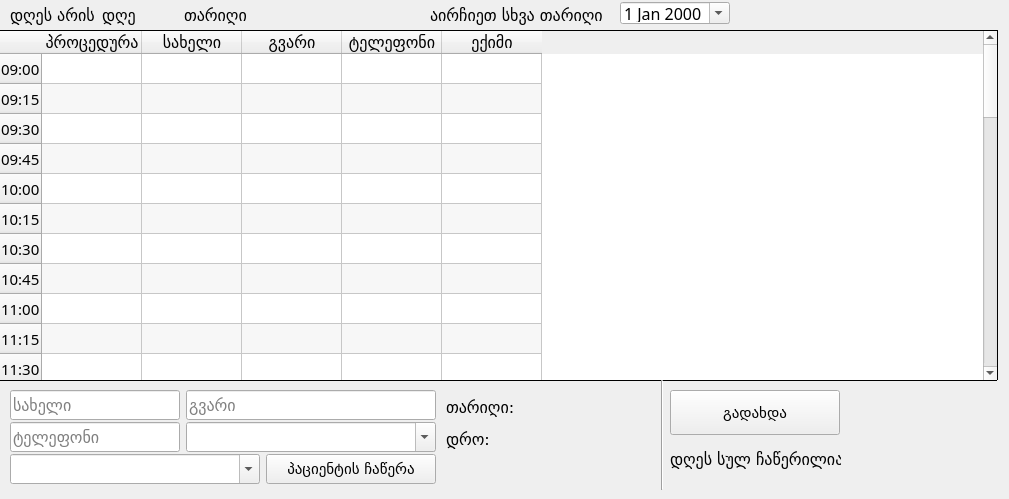
    <widget class="QWidget" name="cos">
     <attribute name="title">
      <string>კოსმეტოლოგია</string>
     </attribute>
     <widget class="QLineEdit" name="cos_fname">
      <property name="geometry">
       <rect>
        <x>10</x>
        <y>390</y>
        <width>170</width>
        <height>30</height>
       </rect>
      </property>
      <property name="palette">
       <palette>
        <active/>
        <inactive/>
        <disabled/>
       </palette>
      </property>
      <property name="font">
       <font>
        <family>BPG Nino Mtavruli</family>
        <pointsize>12</pointsize>
       </font>
      </property>
      <property name="styleSheet">
       <string notr="true"/>
      </property>
      <property name="placeholderText">
       <string>სახელი</string>
      </property>
     </widget>
     <widget class="QLineEdit" name="cos_lname">
      <property name="geometry">
       <rect>
        <x>186</x>
        <y>390</y>
        <width>250</width>
        <height>30</height>
       </rect>
      </property>
      <property name="font">
       <font>
        <family>BPG Nino Mtavruli</family>
        <pointsize>12</pointsize>
       </font>
      </property>
      <property name="placeholderText">
       <string>გვარი</string>
      </property>
     </widget>
     <widget class="QPushButton" name="cos_make_an_appointment_button">
      <property name="geometry">
       <rect>
        <x>266</x>
        <y>454</y>
        <width>170</width>
        <height>30</height>
       </rect>
      </property>
      <property name="font">
       <font>
        <family>BPG Nino Mtavruli</family>
        <pointsize>11</pointsize>
       </font>
      </property>
      <property name="text">
       <string>პაციენტის ჩაწერა</string>
      </property>
     </widget>
     <widget class="QComboBox" name="cos_zone">
      <property name="geometry">
       <rect>
        <x>186</x>
        <y>422</y>
        <width>250</width>
        <height>30</height>
       </rect>
      </property>
      <property name="font">
       <font>
        <family>BPG Nino Mtavruli</family>
        <pointsize>12</pointsize>
       </font>
      </property>
      <property name="whatsThis">
       <string/>
      </property>
      <property name="editable">
       <bool>true</bool>
      </property>
     </widget>
     <widget class="QComboBox" name="cos_doctor">
      <property name="geometry">
       <rect>
        <x>10</x>
        <y>454</y>
        <width>250</width>
        <height>30</height>
       </rect>
      </property>
      <property name="font">
       <font>
        <family>BPG Nino Mtavruli</family>
        <pointsize>12</pointsize>
       </font>
      </property>
      <property name="editable">
       <bool>true</bool>
      </property>
     </widget>
     <widget class="QLineEdit" name="cos_phone">
      <property name="geometry">
       <rect>
        <x>10</x>
        <y>422</y>
        <width>170</width>
        <height>30</height>
       </rect>
      </property>
      <property name="font">
       <font>
        <family>BPG Nino Mtavruli</family>
        <pointsize>12</pointsize>
       </font>
      </property>
      <property name="inputMask">
       <string/>
      </property>
      <property name="placeholderText">
       <string>ტელეფონი</string>
      </property>
     </widget>
     <widget class="QTableWidget" name="cos_appointments">
      <property name="geometry">
       <rect>
        <x>-2</x>
        <y>30</y>
        <width>1000</width>
        <height>351</height>
       </rect>
      </property>
      <property name="sizePolicy">
       <sizepolicy hsizetype="Expanding" vsizetype="Expanding">
        <horstretch>0</horstretch>
        <verstretch>0</verstretch>
       </sizepolicy>
      </property>
      <property name="maximumSize">
       <size>
        <width>1001</width>
        <height>16777215</height>
       </size>
      </property>
      <property name="baseSize">
       <size>
        <width>0</width>
        <height>0</height>
       </size>
      </property>
      <property name="font">
       <font>
        <family>BPG Nino Mtavruli</family>
        <pointsize>11</pointsize>
       </font>
      </property>
      <property name="styleSheet">
       <string notr="true"/>
      </property>
      <property name="frameShape">
       <enum>QFrame::Panel</enum>
      </property>
      <property name="frameShadow">
       <enum>QFrame::Plain</enum>
      </property>
      <property name="verticalScrollBarPolicy">
       <enum>Qt::ScrollBarAlwaysOn</enum>
      </property>
      <property name="alternatingRowColors">
       <bool>true</bool>
      </property>
      <row>
       <property name="text">
        <string>09:00</string>
       </property>
      </row>
      <row>
       <property name="text">
        <string>09:15</string>
       </property>
      </row>
      <row>
       <property name="text">
        <string>09:30</string>
       </property>
      </row>
      <row>
       <property name="text">
        <string>09:45</string>
       </property>
      </row>
      <row>
       <property name="text">
        <string>10:00</string>
       </property>
      </row>
      <row>
       <property name="text">
        <string>10:15</string>
       </property>
      </row>
      <row>
       <property name="text">
        <string>10:30</string>
       </property>
      </row>
      <row>
       <property name="text">
        <string>10:45</string>
       </property>
      </row>
      <row>
       <property name="text">
        <string>11:00</string>
       </property>
      </row>
      <row>
       <property name="text">
        <string>11:15</string>
       </property>
      </row>
      <row>
       <property name="text">
        <string>11:30</string>
       </property>
      </row>
      <row>
       <property name="text">
        <string>11:45</string>
       </property>
      </row>
      <row>
       <property name="text">
        <string>12:00</string>
       </property>
      </row>
      <row>
       <property name="text">
        <string>12:15</string>
       </property>
      </row>
      <row>
       <property name="text">
        <string>12:30</string>
       </property>
      </row>
      <row>
       <property name="text">
        <string>12:45</string>
       </property>
      </row>
      <row>
       <property name="text">
        <string>13:00</string>
       </property>
      </row>
      <row>
       <property name="text">
        <string>13:15</string>
       </property>
      </row>
      <row>
       <property name="text">
        <string>13:30</string>
       </property>
      </row>
      <row>
       <property name="text">
        <string>13:45</string>
       </property>
      </row>
      <row>
       <property name="text">
        <string>14:00</string>
       </property>
      </row>
      <row>
       <property name="text">
        <string>14:15</string>
       </property>
      </row>
      <row>
       <property name="text">
        <string>14:30</string>
       </property>
      </row>
      <row>
       <property name="text">
        <string>14:45</string>
       </property>
      </row>
      <row>
       <property name="text">
        <string>15:00</string>
       </property>
      </row>
      <row>
       <property name="text">
        <string>15:15</string>
       </property>
      </row>
      <row>
       <property name="text">
        <string>15:30</string>
       </property>
      </row>
      <row>
       <property name="text">
        <string>15:45</string>
       </property>
      </row>
      <row>
       <property name="text">
        <string>16:00</string>
       </property>
      </row>
      <row>
       <property name="text">
        <string>16:15</string>
       </property>
      </row>
      <row>
       <property name="text">
        <string>16:30</string>
       </property>
      </row>
      <row>
       <property name="text">
        <string>16:45</string>
       </property>
      </row>
      <row>
       <property name="text">
        <string>17:00</string>
       </property>
      </row>
      <row>
       <property name="text">
        <string>17:15</string>
       </property>
      </row>
      <row>
       <property name="text">
        <string>17:30</string>
       </property>
      </row>
      <row>
       <property name="text">
        <string>17:45</string>
       </property>
      </row>
      <row>
       <property name="text">
        <string>18:00</string>
       </property>
      </row>
      <row>
       <property name="text">
        <string>18:15</string>
       </property>
      </row>
      <row>
       <property name="text">
        <string>18:30</string>
       </property>
      </row>
      <row>
       <property name="text">
        <string>18:45</string>
       </property>
      </row>
      <row>
       <property name="text">
        <string>19:00</string>
       </property>
      </row>
      <row>
       <property name="text">
        <string>19:15</string>
       </property>
      </row>
      <row>
       <property name="text">
        <string>19:30</string>
       </property>
      </row>
      <row>
       <property name="text">
        <string>19:45</string>
       </property>
      </row>
      <column>
       <property name="text">
        <string>პროცედურა</string>
       </property>
       <property name="font">
        <font>
         <family>BPG Nino Mtavruli</family>
         <pointsize>12</pointsize>
        </font>
       </property>
       <property name="textAlignment">
        <set>AlignCenter</set>
       </property>
      </column>
      <column>
       <property name="text">
        <string>სახელი</string>
       </property>
       <property name="font">
        <font>
         <family>BPG Nino Mtavruli</family>
         <pointsize>12</pointsize>
        </font>
       </property>
       <property name="textAlignment">
        <set>AlignCenter</set>
       </property>
      </column>
      <column>
       <property name="text">
        <string>გვარი</string>
       </property>
       <property name="font">
        <font>
         <family>BPG Nino Mtavruli</family>
         <pointsize>12</pointsize>
        </font>
       </property>
       <property name="textAlignment">
        <set>AlignCenter</set>
       </property>
      </column>
      <column>
       <property name="text">
        <string>ტელეფონი</string>
       </property>
       <property name="font">
        <font>
         <family>BPG Nino Mtavruli</family>
         <pointsize>12</pointsize>
        </font>
       </property>
       <property name="textAlignment">
        <set>AlignCenter</set>
       </property>
      </column>
      <column>
       <property name="text">
        <string>ექიმი</string>
       </property>
       <property name="font">
        <font>
         <family>BPG Nino Mtavruli</family>
         <pointsize>12</pointsize>
        </font>
       </property>
       <property name="textAlignment">
        <set>AlignCenter</set>
       </property>
      </column>
      <item row="4" column="3">
       <property name="text">
        <string/>
       </property>
      </item>
     </widget>
     <widget class="QLabel" name="cos_date_label">
      <property name="geometry">
       <rect>
        <x>446</x>
        <y>398</y>
        <width>70</width>
        <height>19</height>
       </rect>
      </property>
      <property name="font">
       <font>
        <family>BPG Nino Mtavruli</family>
        <pointsize>12</pointsize>
       </font>
      </property>
      <property name="text">
       <string>თარიღი:</string>
      </property>
     </widget>
     <widget class="QLabel" name="cos_time_label">
      <property name="geometry">
       <rect>
        <x>446</x>
        <y>430</y>
        <width>42</width>
        <height>19</height>
       </rect>
      </property>
      <property name="font">
       <font>
        <family>BPG Nino Mtavruli</family>
        <pointsize>12</pointsize>
       </font>
      </property>
      <property name="text">
       <string>დრო:</string>
      </property>
     </widget>
     <widget class="QLabel" name="cos_date">
      <property name="geometry">
       <rect>
        <x>530</x>
        <y>398</y>
        <width>90</width>
        <height>20</height>
       </rect>
      </property>
      <property name="font">
       <font>
        <family>BPG Nino Mtavruli</family>
        <pointsize>12</pointsize>
       </font>
      </property>
      <property name="text">
       <string/>
      </property>
     </widget>
     <widget class="QLabel" name="cos_time">
      <property name="geometry">
       <rect>
        <x>510</x>
        <y>430</y>
        <width>90</width>
        <height>16</height>
       </rect>
      </property>
      <property name="font">
       <font>
        <family>BPG Nino Mtavruli</family>
        <pointsize>12</pointsize>
       </font>
      </property>
      <property name="text">
       <string/>
      </property>
     </widget>
     <widget class="Line" name="cos_line">
      <property name="geometry">
       <rect>
        <x>660</x>
        <y>380</y>
        <width>5</width>
        <height>110</height>
       </rect>
      </property>
      <property name="orientation">
       <enum>Qt::Vertical</enum>
      </property>
     </widget>
     <widget class="QPushButton" name="cos_pay_button">
      <property name="geometry">
       <rect>
        <x>670</x>
        <y>390</y>
        <width>170</width>
        <height>45</height>
       </rect>
      </property>
      <property name="font">
       <font>
        <family>BPG Nino Mtavruli</family>
        <pointsize>11</pointsize>
       </font>
      </property>
      <property name="text">
       <string>გადახდა</string>
      </property>
     </widget>
     <widget class="QLabel" name="cos_patients_label">
      <property name="geometry">
       <rect>
        <x>670</x>
        <y>450</y>
        <width>171</width>
        <height>19</height>
       </rect>
      </property>
      <property name="font">
       <font>
        <family>BPG Nino Mtavruli</family>
        <pointsize>12</pointsize>
       </font>
      </property>
      <property name="text">
       <string>დღეს სულ ჩაწერილია:</string>
      </property>
     </widget>
     <widget class="QLabel" name="cos_patients">
      <property name="geometry">
       <rect>
        <x>860</x>
        <y>447</y>
        <width>66</width>
        <height>25</height>
       </rect>
      </property>
      <property name="font">
       <font>
        <family>BPG Nino Mtavruli</family>
        <pointsize>12</pointsize>
       </font>
      </property>
      <property name="text">
       <string/>
      </property>
     </widget>
     <widget class="QLabel" name="cos_current_day">
      <property name="geometry">
       <rect>
        <x>102</x>
        <y>5</y>
        <width>81</width>
        <height>20</height>
       </rect>
      </property>
      <property name="font">
       <font>
        <family>BPG Nino Mtavruli</family>
        <pointsize>12</pointsize>
       </font>
      </property>
      <property name="text">
       <string>დღე</string>
      </property>
     </widget>
     <widget class="QLabel" name="current_date">
      <property name="geometry">
       <rect>
        <x>184</x>
        <y>6</y>
        <width>120</width>
        <height>19</height>
       </rect>
      </property>
      <property name="font">
       <font>
        <family>BPG Nino Mtavruli</family>
        <pointsize>12</pointsize>
       </font>
      </property>
      <property name="text">
       <string>თარიღი</string>
      </property>
     </widget>
     <widget class="QDateEdit" name="cos_new_date">
      <property name="geometry">
       <rect>
        <x>620</x>
        <y>2</y>
        <width>110</width>
        <height>22</height>
       </rect>
      </property>
      <property name="font">
       <font>
        <family>BPG Nino Mtavruli</family>
        <pointsize>12</pointsize>
       </font>
      </property>
      <property name="calendarPopup">
       <bool>true</bool>
      </property>
     </widget>
     <widget class="QLabel" name="cos_choose_date">
      <property name="geometry">
       <rect>
        <x>430</x>
        <y>6</y>
        <width>174</width>
        <height>19</height>
       </rect>
      </property>
      <property name="font">
       <font>
        <family>BPG Nino Mtavruli</family>
        <pointsize>12</pointsize>
       </font>
      </property>
      <property name="text">
       <string>აირჩიეთ სხვა თარიღი:</string>
      </property>
     </widget>
     <widget class="QLabel" name="today_is_cos">
      <property name="geometry">
       <rect>
        <x>10</x>
        <y>6</y>
        <width>85</width>
        <height>19</height>
       </rect>
      </property>
      <property name="font">
       <font>
        <family>BPG Nino Mtavruli</family>
        <pointsize>12</pointsize>
       </font>
      </property>
      <property name="text">
       <string>დღეს არის:</string>
      </property>
     </widget>
    </widget>
